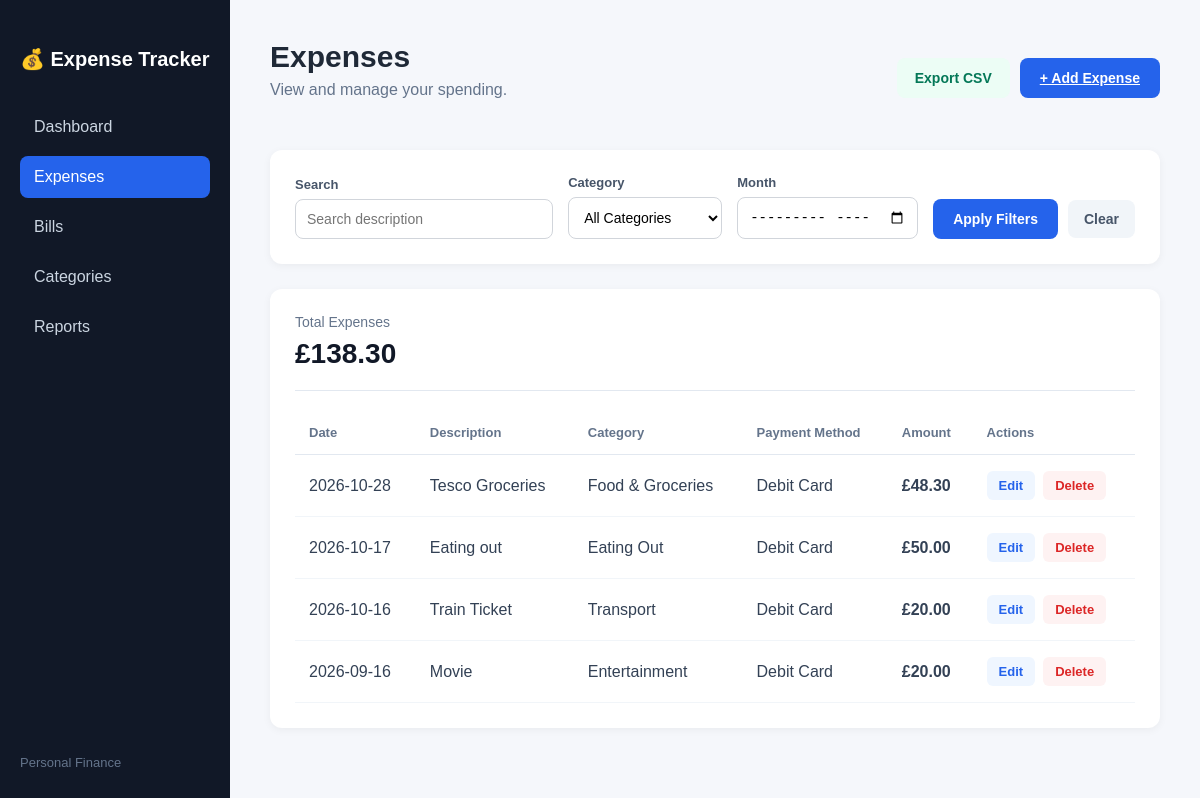
/expenses, run on the app's committed database.
### tables this page shows
CREATE TABLE expenses (
            id INTEGER PRIMARY KEY AUTOINCREMENT,

            description TEXT NOT NULL,

            amount REAL NOT NULL,

            expense_date TEXT NOT NULL,

            category_id INTEGER,

            payment_method TEXT,

            notes TEXT,

            created_at TIMESTAMP DEFAULT CURRENT_TIMESTAMP,

            FOREIGN KEY (category_id)
                REFERENCES categories(id)
        );

CREATE TABLE categories (
            id INTEGER PRIMARY KEY AUTOINCREMENT,
            name TEXT NOT NULL UNIQUE
        );

### app.py (the view)
@app.route("/expenses")
def expenses():
    connection = get_db_connection()
    search = request.args.get("search", "").strip()
    category_id = request.args.get("category", "")
    selected_month = request.args.get("month", "")
    query = """
        SELECT
            expenses.id,
            expenses.description,
            expenses.amount,
            expenses.expense_date,
            expenses.payment_method,
            expenses.notes,
            categories.name AS category_name
        FROM expenses
        LEFT JOIN categories
            ON expenses.category_id = categories.id
        WHERE 1 = 1
    """
    parameters = []
    if search:
        query += """
            AND expenses.description LIKE ?
        """
        parameters.append(f"%{search}%")
    if category_id:
        query += """
            AND expenses.category_id = ?
        """
        parameters.append(category_id)
    if selected_month:
        query += """
            AND strftime('%Y-%m', expenses.expense_date) = ?
        """
        parameters.append(selected_month)
    query += """
        ORDER BY expenses.expense_date DESC,
                 expenses.id DESC
    """
    expenses = connection.execute(
        query,
        parameters
    ).fetchall()
    total = sum(
        expense["amount"]
        for expense in expenses
    )
    categories = connection.execute(
        """
        SELECT *
        FROM categories
        ORDER BY name
        """
    ).fetchall()
    connection.close()
    return render_template(
        "expenses.html",
        expenses=expenses,
        total=total,
        categories=categories,
        search=search,
        selected_category=category_id,
        selected_month=selected_month
    )

### database.py (called while the page is built)
def get_db_connection():
    connection = sqlite3.connect(DATABASE)
    connection.row_factory = sqlite3.Row
    return connection

### templates/expenses.html (shortened to what this page needs)
<!DOCTYPE html>
<html lang="en">
<head>
    <link
        rel="stylesheet"
        href="{{ url_for('static', filename='css/style.css') }}"
    >
</head>
<body>
<div class="sidebar">
    <div>
        <h2>💰 Expense Tracker</h2>
        <nav>
            <a href="{{ url_for('home') }}">
                Dashboard
            </a>
            <a
                class="active"
                href="{{ url_for('expenses') }}"
            >
                Expenses
            </a>
            <a href="{{ url_for('bills') }}">Bills</a>
            <a href="{{ url_for('categories') }}">
                Categories
            </a>
            <a href="{{ url_for('reports') }}">Reports</a>
        </nav>
    </div>
    <div class="sidebar-footer">
        Personal Finance
    </div>
</div>
<main class="main-content">
    <div class="topbar">
        <div>
            <h1>Expenses</h1>
            <p>
                View and manage your spending.
            </p>
        </div>
        <div class="topbar-actions">
            <a
                href="{{ url_for(
                    'export_expenses',
                    search=search,
                    category=selected_category,
                    month=selected_month
                ) }}"
                class="export-button"
            >
                Export CSV
            </a>
            <a
                href="{{ url_for('add_expense') }}"
                class="add-button"
            >
                + Add Expense
            </a>
        </div>
    </div>
    <section class="panel expense-filter-panel">
        <form
            method="GET"
            action="{{ url_for('expenses') }}"
            class="expense-filter-form"
        >
            <div class="filter-field">
                <label for="search">
                    Search
                </label>
                <input
                    id="search"
                    name="search"
                    type="text"
                    value="{{ search }}"
                    placeholder="Search description"
                >
            </div>
            <div class="filter-field">
                <label for="category">
                    Category
                </label>
                <select
                    id="category"
                    name="category"
                >
                    <option value="">
                        All Categories
                    </option>
                </select>
            </div>
            <div class="filter-field">
                <label for="month">
                    Month
                </label>
                <input
                    id="month"
                    name="month"
                    type="month"
                    value="{{ selected_month }}"
                >
            </div>
            <div class="filter-actions">
                <button
                    type="submit"
                    class="add-button"
                >
                    Apply Filters
                </button>
                <a
                    href="{{ url_for('expenses') }}"
                    class="clear-filter-button"
                >
                    Clear
                </a>
            </div>
        </form>
    </section>
    <section class="panel">
        {% if expenses %}
        <div class="expense-summary">
            <p>Total Expenses</p>
            <h2>
                £{{ "%.2f"|format(total) }}
            </h2>
        </div>
        <div class="expense-table-container">
            <table class="expense-table">
                <thead>
                    <tr>
                        <th>Date</th>
                        <th>Description</th>
                        <th>Category</th>
                        <th>Payment Method</th>
                        <th>Amount</th>
                        <th>Actions</th>
                    </tr>
                </thead>
                <tbody>
                    {% for expense in expenses %}
                    <tr>
                        <td>
                            {{ expense["expense_date"] }}
                        </td>
                        <td>
                            {{ expense["description"] }}
                        </td>
                        <td>
                            {{ expense["category_name"] }}
                        </td>
                        <td>
                            {{ expense["payment_method"] }}
                        </td>
                        <td class="expense-amount">
                            £{{ "%.2f"|format(expense["amount"]) }}
                        </td>
                        <td>
                            <div class="action-buttons">
                                <a
                                    href="{{ url_for('edit_expense', expense_id=expense['id']) }}"
                                    class="edit-button"
                                >
                                    Edit
                                </a>
                                <form
                                    method="POST"
                                    action="{{ url_for('delete_expense', expense_id=expense['id']) }}"
                                >
                                    <button
                                        type="submit"
                                        class="delete-button"
                                        onclick="return confirm('Are you sure you want to delete this expense?');"
                                    >
                                        Delete
                                    </button>
                                </form>
                            </div>
                        </td>
                    </tr>
                    {% endfor %}
                </tbody>
            </table>
        </div>
        {% endif %}
    </section>
</main>
</body>
</html>

### static/css/style.css (style rules this page uses)
* { box-sizing: border-box; }
body { margin: 0; font-family: Arial, Helvetica, sans-serif; background-color: #f5f7fb; color: #1f2937; }
.sidebar { position: fixed; left: 0; top: 0; width: 230px; height: 100vh; background-color: #111827; color: white; padding: 30px 20px; display: flex; flex-direction: column; justify-content: space-between; }
.sidebar h2 { font-size: 20px; margin-bottom: 35px; }
.sidebar nav { display: flex; flex-direction: column; gap: 8px; }
.sidebar nav a { color: #cbd5e1; text-decoration: none; padding: 12px 14px; border-radius: 8px; transition: 0.2s; }
.sidebar nav a:hover, .sidebar nav a.active { background-color: #2563eb; color: white; }
.sidebar-footer { color: #64748b; font-size: 13px; }
.main-content { margin-left: 230px; padding: 40px; }
.topbar { display: flex; justify-content: space-between; align-items: center; margin-bottom: 35px; }
.topbar h1 { margin: 0; font-size: 30px; }
.topbar p { color: #64748b; margin-top: 7px; }
.add-button { background-color: #2563eb; color: white; border: none; border-radius: 8px; padding: 12px 20px; font-size: 14px; font-weight: bold; cursor: pointer; }
.panel { background-color: white; padding: 25px; border-radius: 12px; min-height: 350px; box-shadow: 0 2px 8px rgba(0, 0, 0, 0.05); }
.panel h2 { margin-top: 0; font-size: 18px; }
.expense-summary { padding-bottom: 20px; margin-bottom: 20px; border-bottom: 1px solid #e2e8f0; }
.expense-summary p { margin: 0; color: #64748b; font-size: 14px; }
.expense-summary h2 { margin-top: 8px; margin-bottom: 0; font-size: 28px; color: #111827; }
.expense-table-container { width: 100%; overflow-x: auto; }
.expense-table { width: 100%; border-collapse: collapse; }
.expense-table th { padding: 14px; text-align: left; color: #64748b; font-size: 13px; font-weight: 600; border-bottom: 1px solid #e2e8f0; }
.expense-table td { padding: 16px 14px; color: #334155; border-bottom: 1px solid #f1f5f9; }
.expense-amount { font-weight: bold; color: #111827; }
.edit-button { display: inline-block; padding: 7px 12px; background-color: #eff6ff; color: #2563eb; text-decoration: none; border-radius: 6px; font-size: 13px; font-weight: 600; }
.action-buttons { display: flex; align-items: center; gap: 8px; }
.action-buttons form { margin: 0; }
.delete-button { padding: 7px 12px; background-color: #fef2f2; color: #dc2626; border: none; border-radius: 6px; font-size: 13px; font-weight: 600; cursor: pointer; }
.expense-filter-panel { min-height: auto; margin-bottom: 25px; }
.expense-filter-form { display: grid; grid-template-columns: 2fr 1fr 1fr auto; gap: 15px; align-items: end; }
.filter-field { display: flex; flex-direction: column; gap: 7px; }
.filter-field label { font-size: 13px; font-weight: 600; color: #475569; }
.filter-field input { padding: 11px; border: 1px solid #d1d5db; border-radius: 8px; background-color: white; font-size: 14px; }
.filter-field select { padding: 11px; border: 1px solid #d1d5db; border-radius: 8px; background-color: white; font-size: 14px; }
.filter-actions { display: flex; align-items: center; gap: 10px; }
.clear-filter-button { display: inline-block; padding: 11px 16px; background-color: #f1f5f9; color: #475569; text-decoration: none; border-radius: 8px; font-size: 14px; font-weight: 600; }
.topbar-actions { display: flex; align-items: center; gap: 10px; }
.export-button { display: inline-block; padding: 12px 18px; background-color: #ecfdf5; color: #047857; text-decoration: none; border-radius: 8px; font-size: 14px; font-weight: 600; }

### data on the page
expenses: expense_date "2026-10-28", description "Tesco Groceries", category_name "Food & Groceries", payment_method "Debit Card", amount "48.30"
expenses: expense_date "2026-10-17", description "Eating out", category_name "Eating Out", payment_method "Debit Card", amount "50.00"
expenses: expense_date "2026-10-16", description "Train Ticket", category_name "Transport", payment_method "Debit Card", amount "20.00"
expenses: expense_date "2026-09-16", description "Movie", category_name "Entertainment", payment_method "Debit Card", amount "20.00"

### other printed values
{{ "%.2f"|format(total) }} "138.30"
